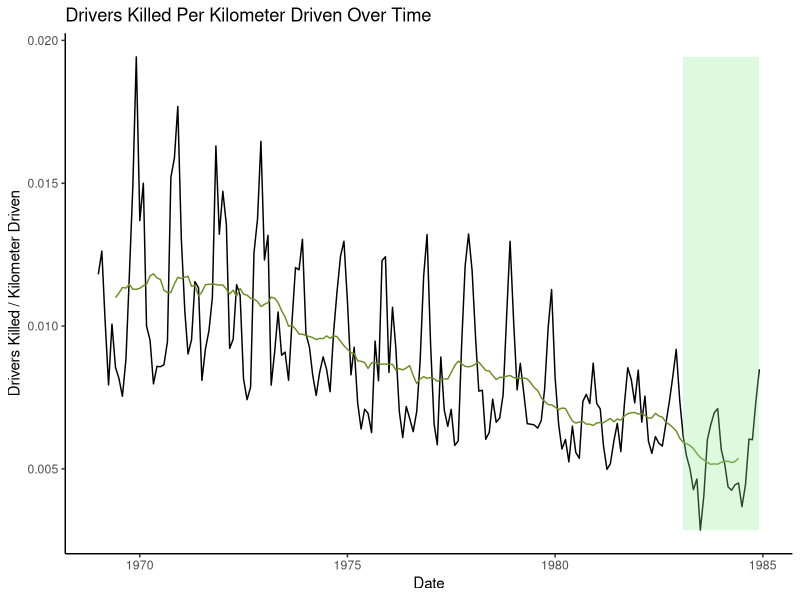

Recreate this plot in R.
library(ggplot2)
library(zoo)
library(ggthemes)

deaths <- Seatbelts
summary(deaths)
deaths_data_frame <- as.data.frame(deaths)
head(deaths_data_frame)
# add date back to data frame
deaths_data_frame$date <- as.Date(time(deaths))

# Plot drivers killed/kms driven over time with moving average and annotated section indicating seatbelt law
plotting_object <- ggplot(deaths_data_frame, aes(x = date, y = DriversKilled/kms)) +
  geom_line() +
  geom_line(aes(y=rollmean(DriversKilled/kms, 12, na.pad=TRUE)),colour="olivedrab") + # Rolling average
  annotate("rect", xmin = as.Date("1983-02-01", "%Y-%m-%d"), 
           xmax = as.Date("1984-12-01",  "%Y-%m-%d"), 
           ymin = min(deaths_data_frame$DriversKilled/deaths_data_frame$kms), ymax = max(deaths_data_frame$DriversKilled/deaths_data_frame$kms), 
           alpha = 0.3, fill = "lightgreen") +
  ylab("Drivers Killed / Kilometer Driven") +
  xlab("Date") +
  theme_classic() + 
  ggtitle("Drivers Killed Per Kilometer Driven Over Time")
print(plotting_object)